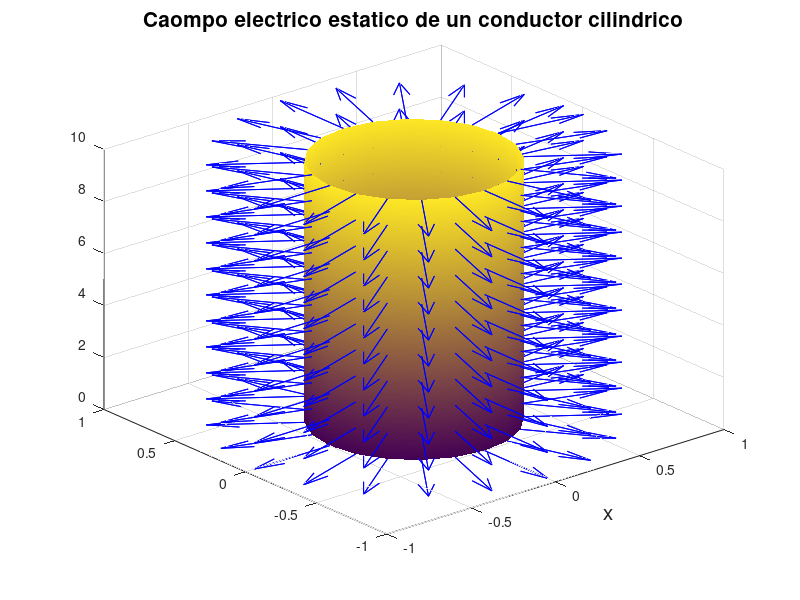

The MATLAB script that drew this image:
clc;clear all;close all;
figure(1)
% figura cilindrica
[xx, yy, zz]=cylinder([0.5,0.5]);
% longitud en z
surf(xx, yy, zz.*10);
shading interp
hold on
% superficies normales
[u1, v1, w1]=surfnorm(xx,yy,zz.*10);
hold on
%vectores normales a la superficies
for z = (0:1:10)
zz=z+0.*xx
quiver3(xx,yy,zz,u1,v1,w1,'b')
hold on
end
title('Caompo electrico estatico de un conductor cilindrico', 'fontsize',15)
xlabel('x', 'fontsize',15)
view(-40,32)